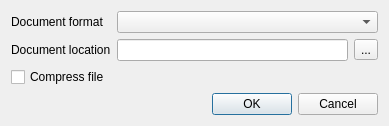
<?xml version="1.0" encoding="UTF-8"?>
<ui version="4.0">
 <class>AddNewDocumentDialog</class>
 <widget class="QDialog" name="AddNewDocumentDialog">
  <property name="geometry">
   <rect>
    <x>0</x>
    <y>0</y>
    <width>389</width>
    <height>147</height>
   </rect>
  </property>
  <property name="minimumSize">
   <size>
    <width>389</width>
    <height>120</height>
   </size>
  </property>
  <property name="windowTitle">
   <string>Add New Document</string>
  </property>
  <property name="modal">
   <bool>false</bool>
  </property>
  <layout class="QVBoxLayout" name="verticalLayout">
   <property name="sizeConstraint">
    <enum>QLayout::SetMinAndMaxSize</enum>
   </property>
   <item>
    <layout class="QGridLayout" name="gridLayout_3">
     <property name="sizeConstraint">
      <enum>QLayout::SetMinAndMaxSize</enum>
     </property>
     <item row="0" column="0">
      <layout class="QGridLayout" name="gridLayout">
       <item row="0" column="0">
        <widget class="QLabel" name="documentTypeLabel">
         <property name="text">
          <string>Document format</string>
         </property>
        </widget>
       </item>
       <item row="1" column="0">
        <widget class="QLabel" name="documentLocationLabel">
         <property name="text">
          <string>Document location</string>
         </property>
        </widget>
       </item>
       <item row="1" column="1">
        <widget class="QLineEdit" name="documentURLEdit"/>
       </item>
       <item row="1" column="2">
        <widget class="QToolButton" name="documentURLButton">
         <property name="text">
          <string>...</string>
         </property>
        </widget>
       </item>
       <item row="0" column="1" colspan="2">
        <widget class="QComboBox" name="documentTypeCombo"/>
       </item>
      </layout>
     </item>
     <item row="1" column="0">
      <widget class="QCheckBox" name="gzipCheckBox">
       <property name="layoutDirection">
        <enum>Qt::LeftToRight</enum>
       </property>
       <property name="text">
        <string>Compress file</string>
       </property>
      </widget>
     </item>
    </layout>
   </item>
   <item>
    <widget class="QDialogButtonBox" name="buttonBox">
     <property name="standardButtons">
      <set>QDialogButtonBox::Cancel|QDialogButtonBox::Ok</set>
     </property>
    </widget>
   </item>
  </layout>
 </widget>
 <resources/>
 <connections>
  <connection>
   <sender>buttonBox</sender>
   <signal>rejected()</signal>
   <receiver>AddNewDocumentDialog</receiver>
   <slot>reject()</slot>
   <hints>
    <hint type="sourcelabel">
     <x>306</x>
     <y>272</y>
    </hint>
    <hint type="destinationlabel">
     <x>306</x>
     <y>146</y>
    </hint>
   </hints>
  </connection>
  <connection>
   <sender>buttonBox</sender>
   <signal>accepted()</signal>
   <receiver>AddNewDocumentDialog</receiver>
   <slot>accept()</slot>
   <hints>
    <hint type="sourcelabel">
     <x>194</x>
     <y>126</y>
    </hint>
    <hint type="destinationlabel">
     <x>194</x>
     <y>73</y>
    </hint>
   </hints>
  </connection>
 </connections>
</ui>
